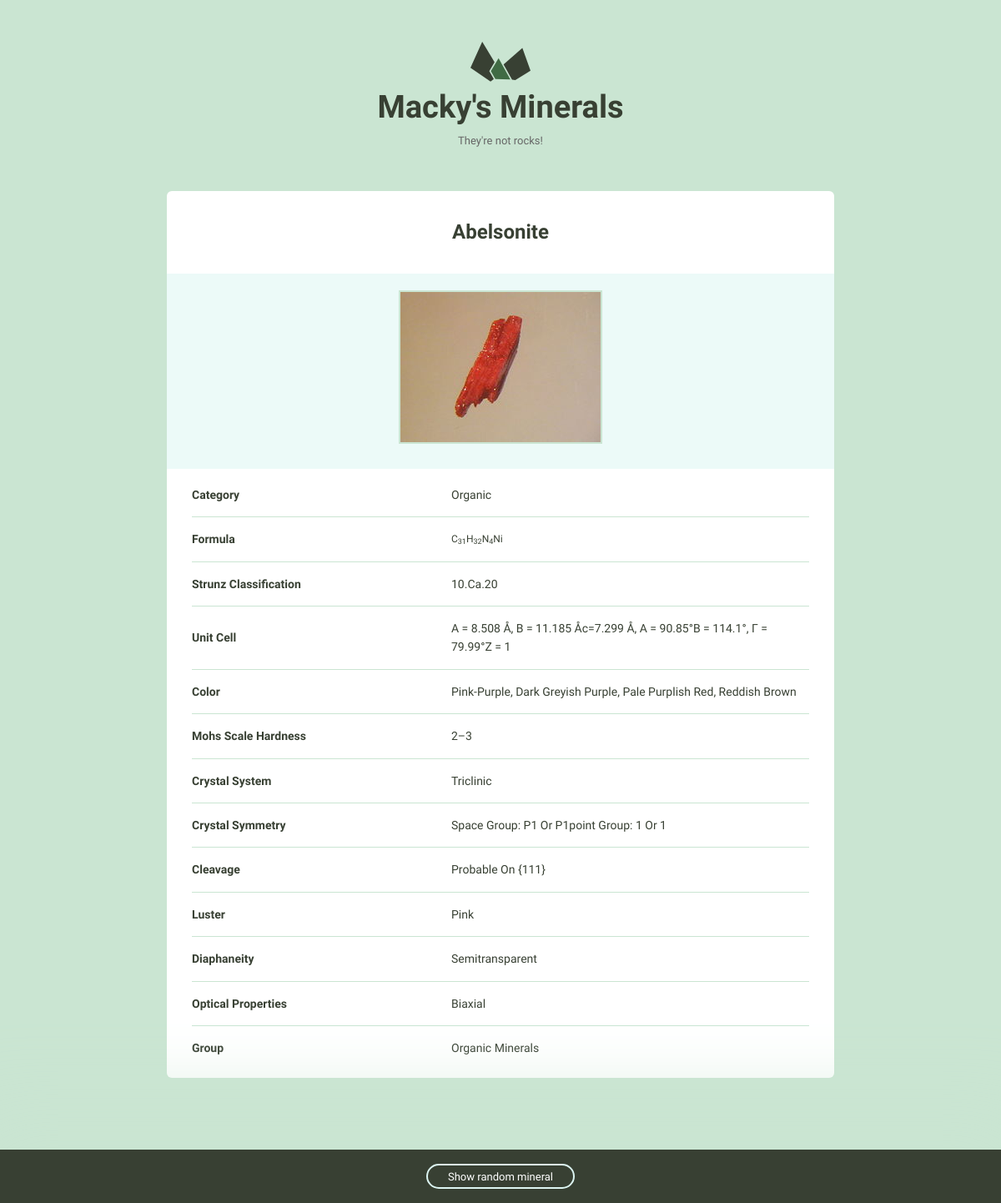
The app's page /minerals/abelsonite with its own data.
### minerals/models.py (models this page shows)
class Mineral(models.Model):
    name = models.TextField()
    slug = models.TextField()
    image_filename = models.TextField()
    image_caption = models.TextField()
    category = models.TextField()
    formula = models.TextField()
    strunz_classification = models.TextField()
    unit_cell = models.TextField()
    color = models.TextField()
    crystal_habit = models.TextField()
    mohs_scale_hardness = models.TextField()
    crystal_system = models.TextField()
    crystal_symmetry = models.TextField()
    cleavage = models.TextField()
    luster = models.TextField()
    streak = models.TextField()
    diaphaneity = models.TextField()
    optical_properties = models.TextField()
    refractive_index = models.TextField()
    specific_gravity = models.TextField()
    group = models.TextField()
    created_at = models.DateTimeField(auto_now_add=True)
    def __init__(self, *args, **kwargs):
        if 'slug' not in kwargs:
            kwargs['slug'] = slugify(kwargs.get('name', ''))
        super().__init__(*args, **kwargs)

### minerals/views.py (the view)
# urls.py: path('<slug:slug>', views.mineral_detail, name="detail")
def mineral_detail(request, slug):
    mineral = Mineral.objects.get(slug=slug)
    return render(request, 'minerals/mineral_details.html', {'mineral': mineral})

### minerals/templates/minerals/mineral_details.html (shortened to what this page needs)
{%extends 'layout.html'%}
{% load static %}
{%block content%}
<h1 class="mineral__name">{{ mineral.name|title }}</h1>
<div class="mineral__image-bg">
    <img class="mineral__image" alt="{{ mineral.caption }}" src="/static/images/{{ mineral.image_filename }}">
    <p class="mineral__caption">{{ mineral.caption }}</p>
</div>
<div class="mineral__table-container">
    <table class="mineral__table">
        <tr>
            <td class="mineral__category">Category</td>
            <td>{{ mineral.category|title }}</td>
        </tr>
        {% if mineral.formula %}
        <tr>
            <td class="mineral__category">Formula</td>
            <td class="mineral__formula">{{ mineral.formula|safe }}</td>
        </tr>
        {% endif %}
        {% if mineral.strunz_classification %}
        <tr>
            <td class="mineral__category">Strunz Classification</td>
            <td>{{mineral.strunz_classification|title}}</td>
        </tr>
        {% endif %}
        {% if mineral.unit_cell %}
        <tr>
            <td class="mineral__category">Unit Cell</td>
            <td>{{mineral.unit_cell|title}}</td>
        </tr>
        {% endif %}
        {% if mineral.color %}
        <tr>
            <td class="mineral__category">Color</td>
            <td>{{mineral.color|title}}</td>
        </tr>
        {% endif %}
        {% if mineral.mohs_scale_hardness %}
        <tr>
            <td class="mineral__category">Mohs Scale Hardness</td>
            <td>{{mineral.mohs_scale_hardness|title}}</td>
        </tr>
        {% endif %}
        {% if mineral.crystal_system %}
        <tr>
            <td class="mineral__category">Crystal System</td>
            <td>{{mineral.crystal_system|title}}</td>
        </tr>
        {% endif %}
        {% if mineral.crystal_symmetry %}
        <tr>
            <td class="mineral__category">Crystal Symmetry</td>
            <td>{{mineral.crystal_symmetry|title}}</td>
        </tr>
        {% endif %}
        {% if mineral.cleavage %}
        <tr>
            <td class="mineral__category">Cleavage</td>
            <td>{{mineral.cleavage|title}}</td>
        </tr>
        {% endif %}
        {% if mineral.luster %}
        <tr>
            <td class="mineral__category">Luster</td>
            <td>{{mineral.luster|title}}</td>
        </tr>
        {% endif %}
        {% if mineral.diaphaneity %}
        <tr>
            <td class="mineral__category">Diaphaneity</td>
            <td>{{mineral.diaphaneity|title}}</td>
        </tr>
        {% endif %}
        {% if mineral.optical_properties %}
        <tr>
            <td class="mineral__category">Optical Properties</td>
            <td>{{mineral.optical_properties|title}}</td>
        </tr>
        {% endif %}
        {% if mineral.group %}
        <tr>
            <td class="mineral__category">Group</td>
            <td>{{mineral.group|title}}</td>
        </tr>
        {% endif %}
    </table>
</div>
{%endblock%}

### templates/layout.html (shortened to what this page needs)
{% load static %}
<!DOCTYPE html>
<html lang="en">
<head>
    <link rel="stylesheet" href="{% static 'css/global.css' %}">
</head>
<body>
<div class="bounds">
    <div class="grid-100">
        <a href="/minerals/">
            <h1 class="logo__name text-centered">Macky's Minerals</h1>
        </a>
        <p class="logo__text text-centered">They're not rocks!</p>
    </div>
    <div class="grid-100 mineral__container">
        {% block content %}{% endblock %}
    </div>
</div>
<div class="minerals__random">
    <a class="minerals__anchor" href="#">Show random mineral</a>
</div>
</body>
</html>

### assets/css/global.css (style rules this page uses)
html { font-family: sans-serif; -ms-text-size-adjust: 100%; -webkit-text-size-adjust: 100%; }
body { margin: 0; }
a { background-color: transparent; }
h1 { font-size: 2em; margin: 0.67em 0; }
sub { font-size: 75%; line-height: 0; position: relative; vertical-align: baseline; bottom: -0.25em; }
img { border: 0; }
svg:not(:root) { overflow: hidden; }
table { border-collapse: collapse; border-spacing: 0; }
td, th { padding: 0; }
html { font-size: 62.5%; }
body { background-color: #CAE5D2; font-size: 1.5em; line-height: 1.6; font-weight: 400; font-family: "Cousine"; color: #666; }
.bounds { max-width: 800px; margin: 0 auto; padding: 50px 0 150px; overflow: hidden; }
.grid, .grid-5, .grid-10, .grid-15, .grid-20, .grid-25, .grid-30, .grid-33, .grid-35, .grid-40, .grid-45, .grid-50, .grid-55, .grid-60, .grid-65, .grid-66, .grid-70, .grid-75, .grid-80, .grid-90, .grid-95, .grid-100 { float: left; box-sizing: border-box; position: relative; }
.grid-100 { width: 100%; padding: 0 15px; }
h1, h2, h3, h4, h5, h6 { margin-top: 0; margin-bottom: 2rem; font-weight: bold; font-family: "Work Sans", sans-serif; color: #384033; }
h1 { font-size: 3.8rem; }
@media (min-width: 550px) { h1 { font-size: 3.8rem; } }
p { margin-top: 0; font-size: 1.6rem; }
a { color: #689b98; text-decoration: none; -webkit-transition: color 0.2s; -moz-transition: color 0.2s; -ms-transition: color 0.2s; -o-transition: color 0.2s; transition: color 0.2s; }
th, td { padding: 15px; text-align: left; border-bottom: 1px solid #e1e1e1; }
th:first-child, td:first-child { padding-left: 0; }
th:last-child, td:last-child { padding-right: 0; }
table, p, ul { margin-bottom: 2.5rem; }
.text-centered { text-align: center; }
.logo { display: block; fill: #384033; position: relative; margin: 0 auto; width: 72px; }
.logo__name { margin-bottom: 0; }
.logo__text { margin-bottom: 50px; font-size: 13px; }
.minerals__anchor { border: solid 2px #DCF5F2; border-radius: 100px; color: #384033; display: block; font-size: 13px; text-align: center; padding: 8px 0 7px 0; width: 100%; transition: background-color 200ms ease-in-out, font-weight 200ms ease-in-out, color 200ms ease-in-out; }
.minerals__random { background-color: #384033; box-shadow: 0 0 100px 50px #CAE5D2; color: #fff; padding: 20px 0 20px 0; position: fixed; bottom: 0; text-align: center; width: 100%; }
.minerals__random .minerals__anchor { display: inline; color: #fff; padding: 6px 24px 5px 24px; }
.mineral__container { background-color: #fff; border-radius: 6px; list-style: none; padding: 0; text-align: center; }
.mineral__name { display: block; width: 100%; margin: 0; font-size: 24px; padding: 30px 0 30px 0; }
.mineral__image { display: block; margin: 0 auto; border: solid 2px #CAE5D2; }
.mineral__image-bg { background-color: #ecfaf8; padding: 20px 0; }
.mineral__caption { font-size: 12px; font-style: italic; padding: 10px 0 0 0; margin: 0; }
.mineral__table { font-size: 14px; color: #384033; }
.mineral__table td { border-color: #CAE5D2; }
.mineral__table tr:last-of-type td { border-bottom: none; padding-bottom: 0; }
.mineral__table-container { padding: 5px 30px 0; }
.mineral__category { font-weight: bold; width: 40%; }
.mineral__formula { font-size: 12px; }

### records on screen
Mineral: name "Abelsonite", image_filename (picture), category "Organic", formula "C 31 H 32 N 4 Ni", strunz_classification "10.Ca.20", unit_cell "A = 8.508 Å, B = 11.185 Åc=7.299 Å, Α = 90.85°Β = 114.1°, Γ = 79.99°Z = 1", color "Pink-Purple, Dark Greyish Purple, Pale Purplish Red, Reddish Brown", mohs_scale_hardness "2–3", crystal_system "Triclinic", crystal_symmetry "Space Group: P1 Or P1point Group: 1 Or 1", cleavage "Probable On {111}", luster "Pink", diaphaneity "Semitransparent", optical_properties "Biaxial", group "Organic Minerals"
